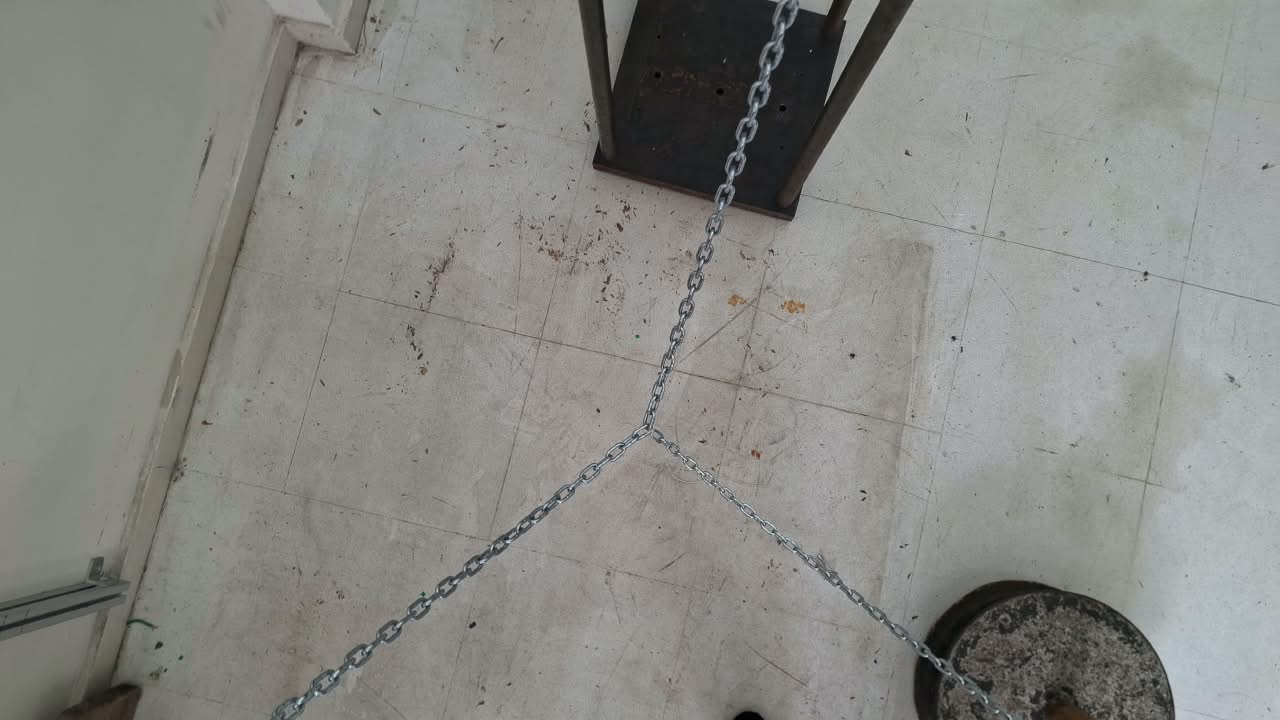
#> input picture experimento/fotos/2_montagem/corrente_no_chao.jpg, 1280 x 720 px; the run also reads 1 picture not shown here
$ python texturas_detalhe.py
#> lines starting #> are read from the running program, lines starting #| are printed output that depends on the picture
"""Texturas de detalhe repetíveis (seamless) do piso e da parede, extraídas das fotos do laboratório.

O atlas assado da sala (assar_sala.py) tem ~5 mm/px: de perto fica borrado. Estas texturas guardam só o
detalhe fino (passa-alta) de um recorte real de piso e de parede, com média 0,5, e o shader da sala multiplica
o atlas por 2·detalhe: manchas, sombras e cores continuam vindo do atlas; a textura só acrescenta o grão.

Recortes (fotos de 2_montagem, sem corrente nem cabo no recorte):
  piso   : corrente_no_chao.jpg (vista de cima), dentro de uma lajota, sem junta    ~1,2 mm/px
  parede : corrente_perfil_na_parede.jpg (parede branca ao lado dos perfis)       ~1,7 mm/px

Repetição sem emenda: mistura do recorte com ele mesmo deslocado de meia largura (np.roll), com pesos
que somem nas bordas de cada um e normalização que preserva a variância do detalhe (sem "lavar" a mistura).

Uso:  python texturas_detalhe.py   -> ../visualizador/img/lab/det_piso.jpg, det_parede.jpg (512 x 512)
"""
from pathlib import Path

import numpy as np
from PIL import Image
from scipy.ndimage import gaussian_filter

AQUI = Path(__file__).resolve().parent
FOTOS = AQUI / 'fotos' / '2_montagem'
SAIDA = AQUI.parent / 'visualizador' / 'img' / 'lab'
N = 512

RECORTES = {
    'det_piso': dict(foto='corrente_no_chao.jpg', caixa=(1000, 325, 1135, 460), sigma=0.05, ganho=1.8, pre=0.8),
    'det_parede': dict(foto='corrente_perfil_na_parede.jpg', caixa=(440, 420, 690, 670), sigma=0.08, ganho=3.0, pre=2.0),
}


def seamless(a):
    """a: (n, n, c) passa-alta de média zero -> versão periódica nas duas direções"""
    n = a.shape[0]
    t = np.minimum(np.arange(n), n - 1 - np.arange(n)) / (n / 2)          # 0 na borda, 1 no centro
    w1 = np.sqrt(np.minimum.outer(t, t))[..., None]                        # peso do recorte original
    b = np.roll(np.roll(a, n // 2, 0), n // 2, 1)
    w2 = np.roll(np.roll(w1, n // 2, 0), n // 2, 1)                        # peso do deslocado (centro nas bordas)
    return (w1 * a + w2 * b) / np.sqrt(w1 ** 2 + w2 ** 2 + 1e-9)


def main():
    for nome, r in RECORTES.items():
        im = Image.open(FOTOS / r['foto']).convert('RGB').crop(r['caixa']).resize((N, N), Image.LANCZOS)
        a = np.asarray(im, float) / 255.0
        a = gaussian_filter(a, (r['pre'], r['pre'], 0), mode='reflect')   # tira os blocos 8x8 do JPEG do WhatsApp
        lum = a.mean(2, keepdims=True)
        baixa = gaussian_filter(a, (r['sigma'] * N, r['sigma'] * N, 0), mode='reflect')
        alta = a - baixa                                                   # só o grão e as marcas finas
        alta = 0.75 * (lum - gaussian_filter(lum, (r['sigma'] * N, r['sigma'] * N, 0), mode='reflect')) + 0.25 * alta
        s = seamless(alta - alta.mean((0, 1)))
#> in seamless, `w2 = np.roll(np.roll(w1, n // 2, 0), n // 2, 1)`:
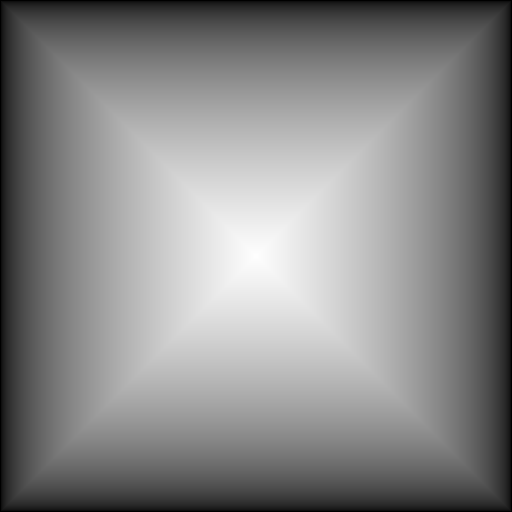
#> w1: shape (512, 512, 1) float64; min 0, max 0.998, mean 0.531
#> in seamless, `return (w1 * a + w2 * b) / np.sqrt(w1 ** 2 + w2 ** 2 + 1e-9)`:
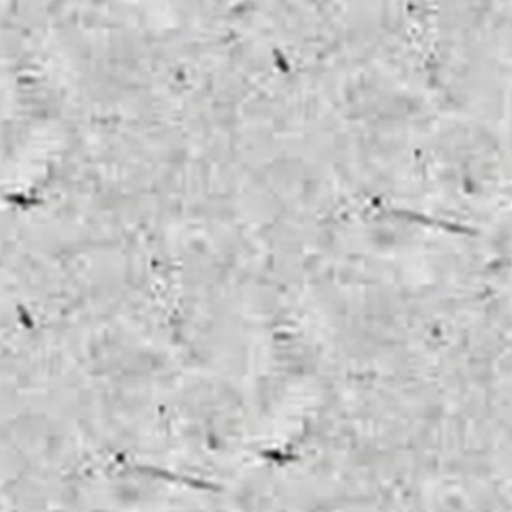
#> returned value: shape (512, 512, 3) float64; mean of channels 0, 1, 2 0.000465, 0.000463, 0.000481; drawn with min black and max white
        # marcas isoladas muito fortes se repetiriam a cada ladrilho: comprime acima de ~2,5 desvios
        sd = s.std()
#> sd = 0.0167
        s = 2.5 * sd * np.tanh(s / (2.5 * sd))
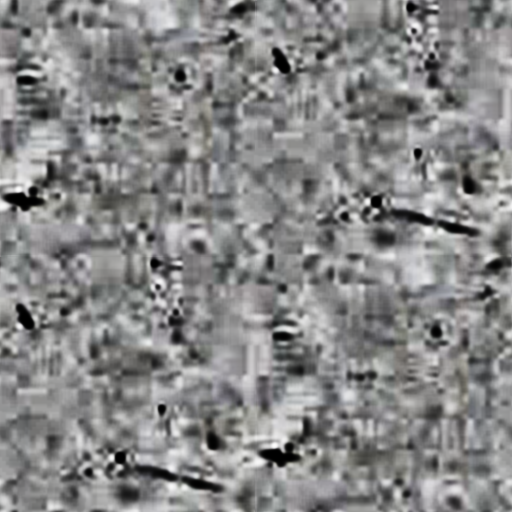
#> s: shape (512, 512, 3) float64; mean R, G, B 0.00101, 0.00101, 0.00102; drawn with min black and max white
        det = np.clip(0.5 + r['ganho'] * s / max(baixa.mean(), 1e-3) * 0.5, 0, 1)
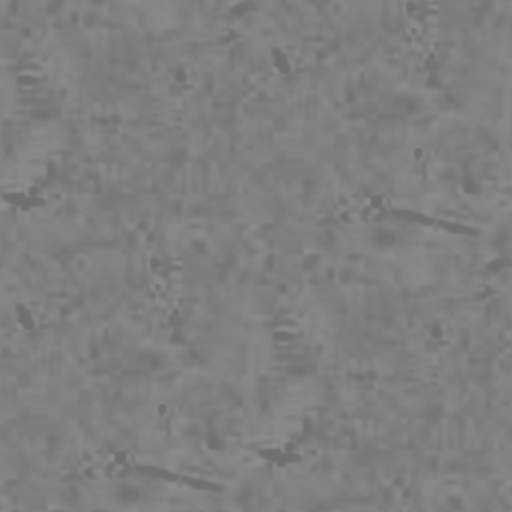
#> det: shape (512, 512, 3) float64; mean R, G, B 0.501, 0.501, 0.501
        Image.fromarray((det * 255).round().astype(np.uint8)).save(SAIDA / f'{nome}.jpg', quality=92)
        print(f'{nome}.jpg  desvio {det.std():.3f}  média {det.mean():.3f}')
#| det_piso.jpg  desvio 0.017  média 0.501
#> pass 2 of the loop in main, `for nome, r in RECORTES.items():`:
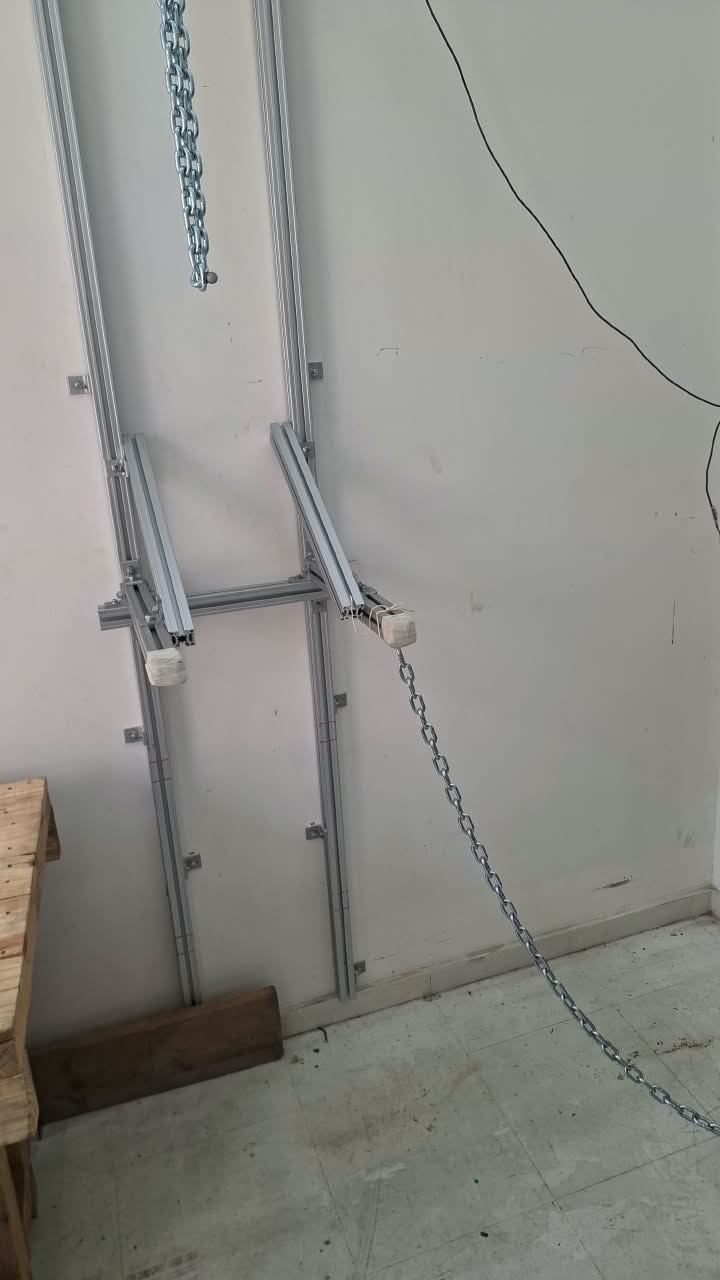
#> input picture experimento/fotos/2_montagem/corrente_perfil_na_parede.jpg, 720 x 1280 px
#> in seamless (call 2), `return (w1 * a + w2 * b) / np.sqrt(w1 ** 2 + w2 ** 2 + 1e-9)`:
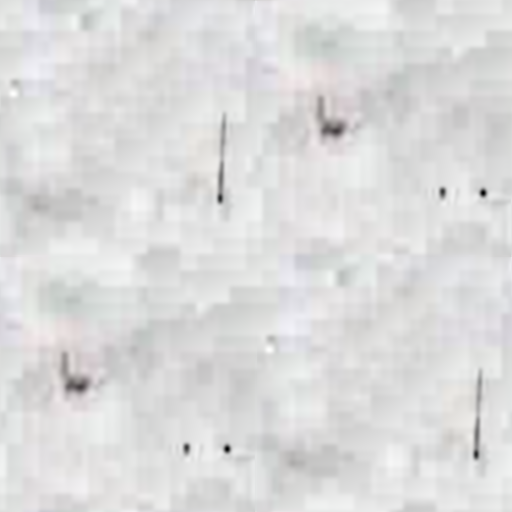
#> returned value: shape (512, 512, 3) float64; mean of channels 0, 1, 2 6.98e-05, 7.88e-05, 8.62e-05; drawn with min black and max white
#> in main, `sd = s.std()`: sd = 0.00357
#> in main, `s = 2.5 * sd * np.tanh(s / (2.5 * sd))`:
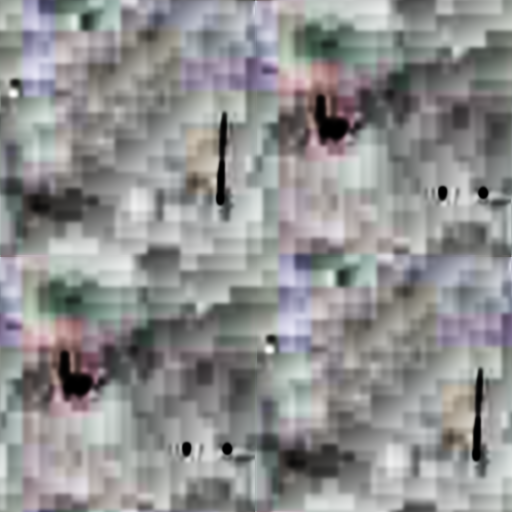
#> s: shape (512, 512, 3) float64; mean R, G, B 0.000203, 0.000218, 0.000225; drawn with min black and max white
#| det_parede.jpg  desvio 0.007  média 0.501


def parede_cor():
    """Textura de PAREDE completa (substitui o atlas nas paredes): recorte da parede pintada, sem a variação
    de iluminação da foto (dividida pela própria média borrada), repetível e com média 1 (gravada como 0,5).
    O shader multiplica pela cor média das paredes no atlas, então a textura só traz manchas e o grão."""
    im = Image.open(FOTOS / 'corrente_perfil_na_parede.jpg').convert('RGB').crop((480, 430, 705, 655)).resize((N, N), Image.LANCZOS)
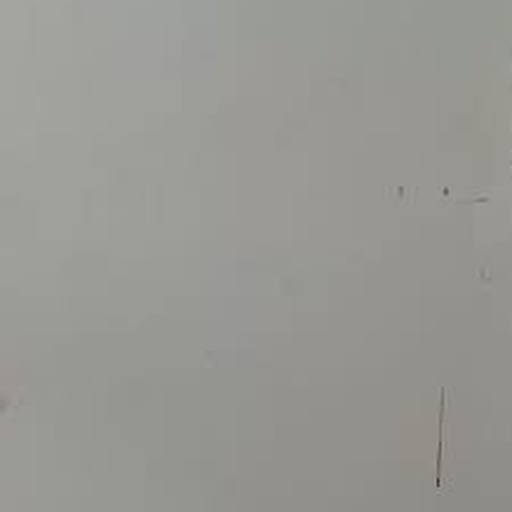
#> im: PIL image 512x512 RGB; mean R, G, B 152.1, 152.2, 147.2
    a = gaussian_filter(np.asarray(im, float) / 255.0, (1.5, 1.5, 0), mode='reflect')
    lum = a.mean(2, keepdims=True)
    rel = lum / gaussian_filter(lum, (0.18 * N, 0.18 * N, 0), mode='reflect') - 1.0   # manchas relativas, sem gradiente de luz
    s = seamless(rel - rel.mean())
#> in seamless (call 3), `return (w1 * a + w2 * b) / np.sqrt(w1 ** 2 + w2 ** 2 + 1e-9)`:
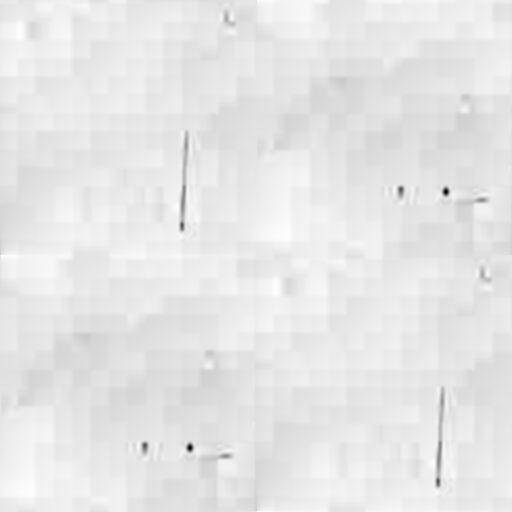
#> returned value: shape (512, 512, 1) float64; min -0.203, max 0.0215, mean 2.83e-05; drawn with min black and max white
    sd = s.std()
#> sd = 0.00779
    s = 3.0 * sd * np.tanh(s / (3.0 * sd))
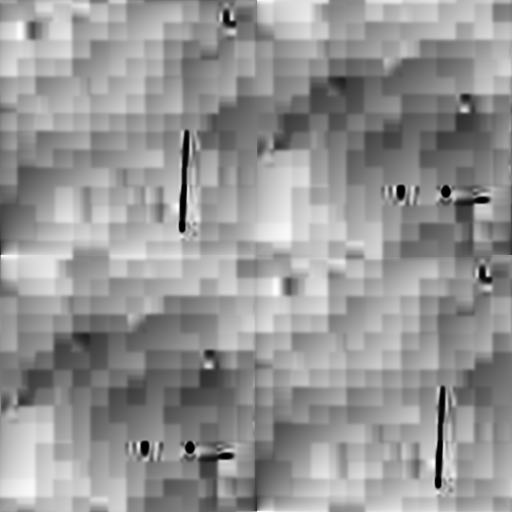
#> s: shape (512, 512, 1) float64; min -0.0234, max 0.0169, mean 0.000216; drawn with min black and max white
    tex = np.clip(0.5 * (1.0 + 2.5 * s), 0, 1).repeat(3, 2)
    Image.fromarray((tex * 255).round().astype(np.uint8)).save(SAIDA / 'parede.jpg', quality=92)
    print(f'parede.jpg  desvio {tex.std():.3f}  média {tex.mean():.3f}')
#| parede.jpg  desvio 0.008  média 0.500


if __name__ == '__main__':
    main()
    parede_cor()
